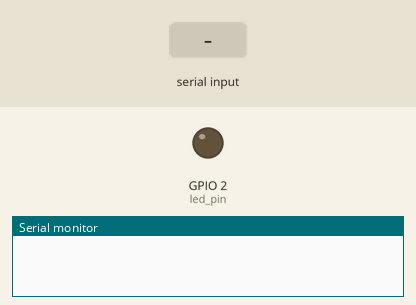
A sketch run on a simulated ESP32. Shown: output pins drawn as LEDs (lit = HIGH), the last lines printed to the serial monitor. Dashed ring = blinking. Inputs (shaded band) come from the test bench.

Above: at 0.0 s.
At 1.8 s:
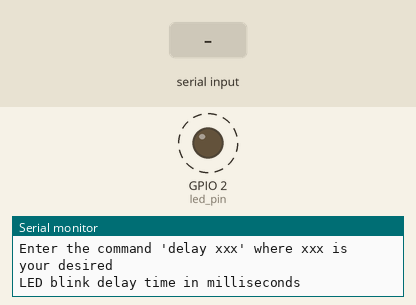
1.9 s: "90,45\n" received over Serial
4.9 s: "0\n" received over Serial
Timing chart, 0 to 13.9 s (numbered marks = the images above; inputs shaded):
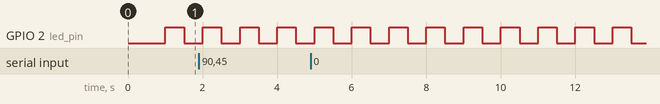

Measured:
- by itself, GPIO 2 (led_pin): alternates HIGH for 0.50 s and LOW for 0.50 s

The sketch:

014FreeRTOS_LED_Blink_and_Message_With_Queue.ino
```cpp
//NodeMCU ESP32S ESP-WROOM-32
//Umur Dinçer
//FreeRTOS led blink delay and message echo with task queue
//this code is taken from Shawn Hymel (digi-key) for learning purpose
#if CONFIG_FREERTOS_UNICORE
  static const BaseType_t app_cpu = 0;
#else
  static const BaseType_t app_cpu = 1;
#endif

static const uint8_t buf_len = 255;
static const char command[] = "delay";
static const int delay_queue_len = 5;
static const int msg_queue_len = 5;
static const uint8_t blink_max = 100;
static const int led_pin = BUILTIN_LED;

typedef struct{
  char body[20];
  int count;
}message;

static QueueHandle_t delay_queue;
static QueueHandle_t msg_queue;

void command_line_interface(void *parmaeter)
{
  message rcv_msg;
  char c;
  char buf[buf_len];
  uint8_t index = 0;
  uint8_t cmd_len = strlen(command);
  int led_delay;

  memset(buf, 0, sizeof(buf));

  while(1){
    if(xQueueReceive(msg_queue, (void*)&rcv_msg, 0) == pdTRUE){
      Serial.print(rcv_msg.body);
      Serial.print(rcv_msg.count);
    }

    if(Serial.available() > 0){
      c = Serial.read();

      if(index < buf_len - 1){
        buf[index] = c;
        index++;
      }

      if((c == '\n') ||(c == '\r')){
        Serial.print("\r\n");

        if(memcmp(buf, command, cmd_len) == 0){

          char* tail = buf + cmd_len;
          led_delay = atoi(tail);
          led_delay = abs(led_delay);

          if(xQueueSend(delay_queue, (void*)&led_delay, 10) != pdTRUE){
            Serial.println("ERROR: Could not put item on delay queue.");
          }
        }

        memset(buf, 0, buf_len);
        index = 0;
        }
        else{
          Serial.print(c);
        }
    }
  }
}

void blinkLED(void *parameters) {

  message msg;
  int led_delay = 500;
  uint8_t counter = 0;

  pinMode(LED_BUILTIN, OUTPUT);

  while (1) {

    if (xQueueReceive(delay_queue, (void *)&led_delay, 0) == pdTRUE) {

      strcpy(msg.body, "Message received ");
      msg.count = 1;
      xQueueSend(msg_queue, (void *)&msg, 10);
    }

    // Blink
    digitalWrite(led_pin, HIGH);
    vTaskDelay(led_delay / portTICK_PERIOD_MS);
    digitalWrite(led_pin, LOW);
    vTaskDelay(led_delay / portTICK_PERIOD_MS);

    counter++;
    if (counter >= blink_max) {

      strcpy(msg.body, "Blinked: ");
      msg.count = counter;
      xQueueSend(msg_queue, (void *)&msg, 10);

      counter = 0;
    }
  }
}

void setup() {

  Serial.begin(115200);

  vTaskDelay(1000 / portTICK_PERIOD_MS);
  Serial.println();
  Serial.println("---FreeRTOS Queue Solution---");
  Serial.println("Enter the command 'delay xxx' where xxx is your desired ");
  Serial.println("LED blink delay time in milliseconds");

  delay_queue = xQueueCreate(delay_queue_len, sizeof(int));
  msg_queue = xQueueCreate(msg_queue_len, sizeof(message));

  xTaskCreatePinnedToCore(command_line_interface,
                          "command_line_interface",
                          1024,
                          NULL,
                          1,
                          NULL,
                          app_cpu);

  xTaskCreatePinnedToCore(blinkLED,
                          "Blink LED",
                          1024,
                          NULL,
                          1,
                          NULL,
                          app_cpu);

  vTaskDelete(NULL);
}

void loop() {

}
```
